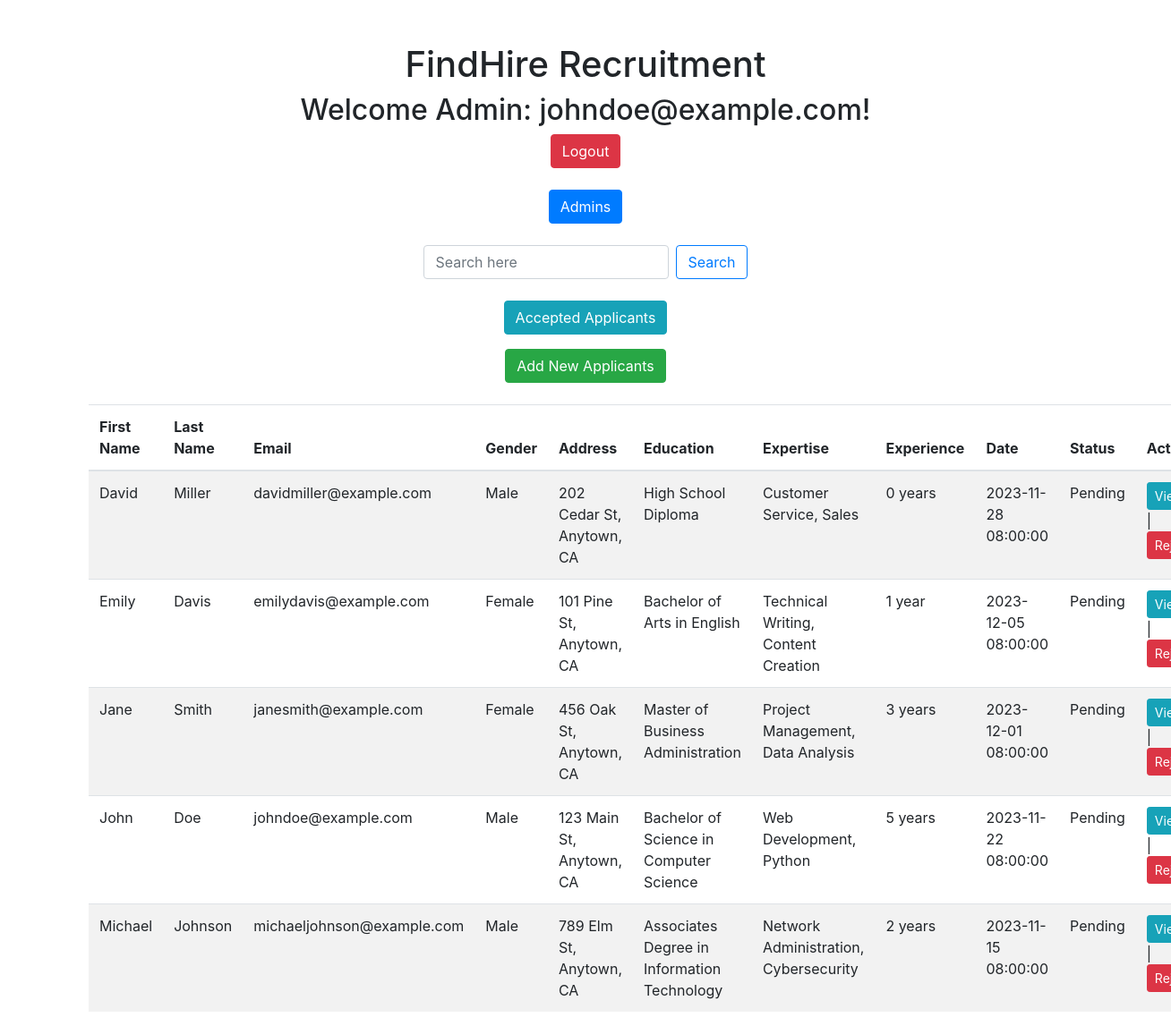
Screenshot of /index.php (signed in) with the database file from the repository.
### tables this page shows
create table Applicant (
	id INT AUTO_INCREMENT PRIMARY KEY,
	first_name VARCHAR(255),
	last_name VARCHAR(255),
	email VARCHAR(255),
	gender VARCHAR(255),
	address VARCHAR(255),
	education VARCHAR(255),
	expertise VARCHAR(255),
	experience VARCHAR(255),
	date_added TIMESTAMP DEFAULT CURRENT_TIMESTAMP
);

### core/models.php (called while the page is built, shortened)
<?php
function getAllUsers($pdo) {
	$sql = "SELECT * FROM Applicant
			ORDER BY first_name ASC";
	$stmt = $pdo->prepare($sql);
	$executeQuery = $stmt->execute();
	if ($executeQuery) {
		return $stmt->fetchAll();
	}
}
?>

### index.php (the view, shortened to what this page needs)
<?php
require_once 'core/dbConfig.php';
require_once 'core/models.php';
?>
<!DOCTYPE html>
<html lang="en">
<head>
    <link rel="stylesheet" href="https://stackpath.bootstrapcdn.com/bootstrap/4.5.2/css/bootstrap.min.css">
</head>
<body>
    <div class="container mt-5">
        <div class="text-center mb-4">
            <h1>FindHire Recruitment</h1>
            <h2>Welcome Admin: <?php echo htmlspecialchars($_SESSION['email']); ?>!</h2>
            <h3><a href="core/handleForms.php?logoutUserBtn=1" class="btn btn-danger">Logout</a></h3>
        </div>
        <div class="text-center mb-4">
            <a href="admin.php" class="btn btn-primary">Admins</a>
        </div>
        <form action="<?php echo htmlspecialchars($_SERVER['PHP_SELF']); ?>" method="GET" class="form-inline justify-content-center mb-4">
            <input type="text" name="searchInput" placeholder="Search here" class="form-control mr-2">
            <input type="submit" name="searchBtn" value="Search" class="btn btn-outline-primary">
        </form>
        <div class="text-center mb-4">
            <p><a href="accepted.php" class="btn btn-info">Accepted Applicants</a></p>
            <p><a href="insert.php" class="btn btn-success">Add New Applicants</a></p>
        </div>
        <table class="table table-striped">
            <thead>
                <tr>
                    <th>First Name</th>
                    <th>Last Name</th>
                    <th>Email</th>
                    <th>Gender</th>
                    <th>Address</th>
                    <th>Education</th>
                    <th>Expertise</th>
                    <th>Experience</th>
                    <th>Date</th>
                    <th>Status</th>
                    <th>Action</th>
                </tr>
            </thead>
            <tbody>
                <?php
                if (!isset($_GET['searchBtn'])) {
                    $getAllUsers = getAllUsers($pdo);
                    foreach ($getAllUsers as $row) {
                        $status = $row['status'] == 'accepted' ? 'Accepted' : 'Pending';
                        echo "<tr>";
                        echo "<td>" . htmlspecialchars($row['first_name']) . "</td>";
                        echo "<td>" . htmlspecialchars($row['last_name']) . "</td>";
                        echo "<td>" . htmlspecialchars($row['email']) . "</td>";
                        echo "<td>" . htmlspecialchars($row['gender']) . "</td>";
                        echo "<td>" . htmlspecialchars($row['address']) . "</td>";
                        echo "<td>" . htmlspecialchars($row['education']) . "</td>";
                        echo "<td>" . htmlspecialchars($row['expertise']) . "</td>";
                        echo "<td>" . htmlspecialchars($row['experience']) . "</td>";
                        echo "<td>" . htmlspecialchars($row['date_added']) . "</td>";
                        echo "<td>" . $status . "</td>";
                        if ($row['status'] == 'pending') {
                            echo "<td><a href='view.php?id=" . $row['id'] . "' class='btn btn-info btn-sm'>View</a> | <a href='delete.php?id=" . $row['id'] . "' class='btn btn-danger btn-sm'>Reject</a></td>";
                        } else {
                            echo "<td><a href='view.php?id=" . $row['id'] . "' class='btn btn-info btn-sm'>View</a></td>";
                        }
                        echo "</tr>";
                    }
                }
                ?>
            </tbody>
        </table>
    </div>
</body>
</html>

### rows the page displays
applicant: first_name "David", last_name "Miller", email "davidmiller@example.com", gender "Male", address "202 Cedar St, Anytown, CA", education "High School Diploma", expertise "Customer Service, Sales", experience "0 years", date_added "2023-11-28 08:00:00", status "Pending"
applicant: first_name "Emily", last_name "Davis", email "emilydavis@example.com", gender "Female", address "101 Pine St, Anytown, CA", education "Bachelor of Arts in English", expertise "Technical Writing, Content Creation", experience "1 year", date_added "2023-12-05 08:00:00", status "Pending"
applicant: first_name "Jane", last_name "Smith", email "janesmith@example.com", gender "Female", address "456 Oak St, Anytown, CA", education "Master of Business Administration", expertise "Project Management, Data Analysis", experience "3 years", date_added "2023-12-01 08:00:00", status "Pending"
applicant: first_name "John", last_name "Doe", email "johndoe@example.com", gender "Male", address "123 Main St, Anytown, CA", education "Bachelor of Science in Computer Science", expertise "Web Development, Python", experience "5 years", date_added "2023-11-22 08:00:00", status "Pending"
applicant: first_name "Michael", last_name "Johnson", email "michaeljohnson@example.com", gender "Male", address "789 Elm St, Anytown, CA", education "Associates Degree in Information Technology", expertise "Network Administration, Cybersecurity", experience "2 years", date_added "2023-11-15 08:00:00", status "Pending"

### other values shown
$_SESSION['email'] "johndoe@example.com"
